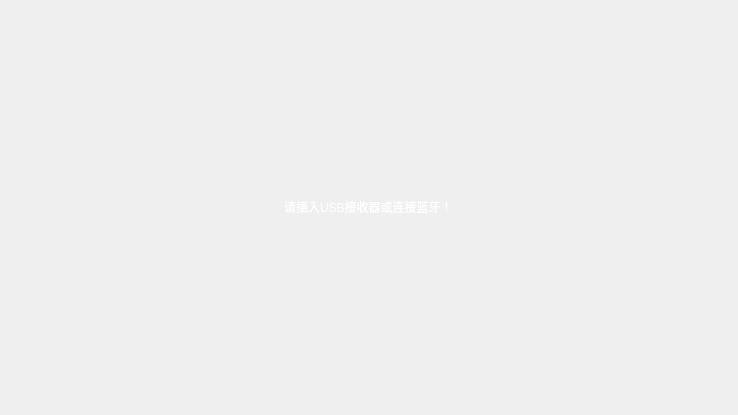
<?xml version="1.0" encoding="UTF-8"?>
<ui version="4.0">
 <class>DialogNoConnect</class>
 <widget class="QDialog" name="DialogNoConnect">
  <property name="enabled">
   <bool>false</bool>
  </property>
  <property name="geometry">
   <rect>
    <x>0</x>
    <y>0</y>
    <width>738</width>
    <height>415</height>
   </rect>
  </property>
  <property name="windowTitle">
   <string>Dialog</string>
  </property>
  <layout class="QVBoxLayout" name="verticalLayout">
   <item alignment="Qt::AlignmentFlag::AlignHCenter|Qt::AlignmentFlag::AlignVCenter">
    <widget class="QLabel" name="label">
     <property name="styleSheet">
      <string notr="true">font: 32pt &quot;Microsoft YaHei&quot;;color:white;
background-color: transparent;</string>
     </property>
     <property name="text">
      <string>请插入USB接收器或连接蓝牙！</string>
     </property>
    </widget>
   </item>
  </layout>
 </widget>
 <resources/>
 <connections/>
</ui>
